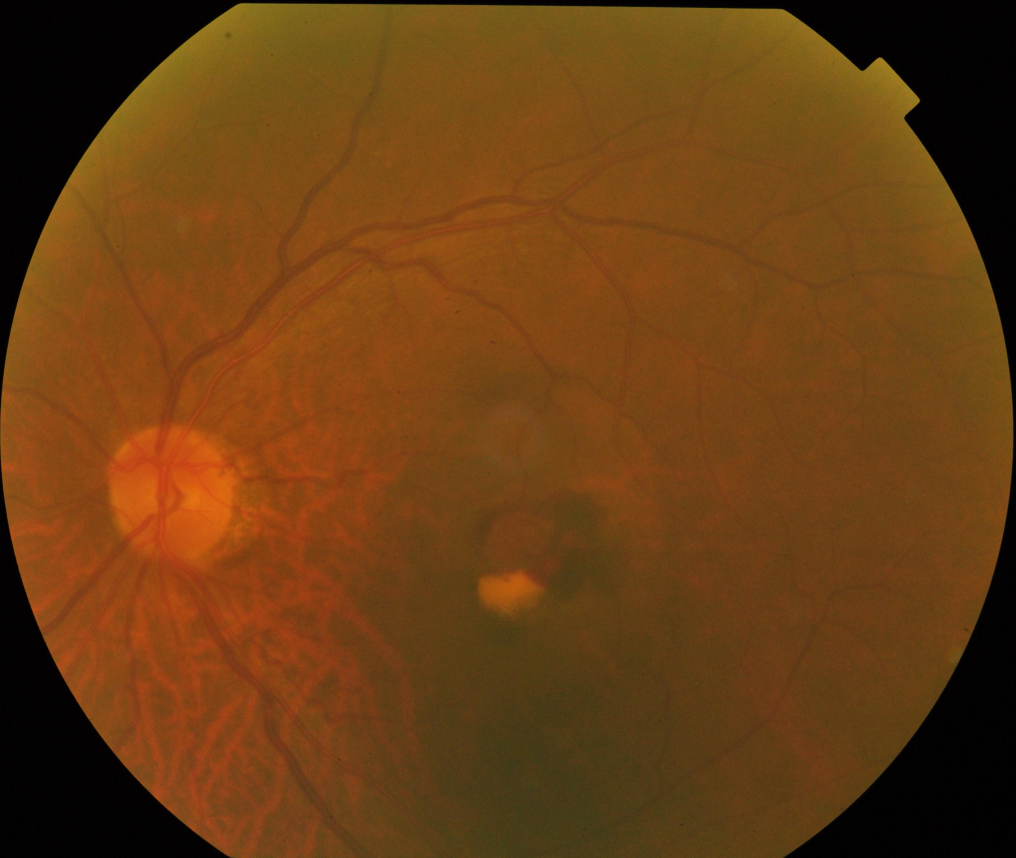
#> input picture dataset/test/AbNormal/1ffa9551-8d87-11e8-9daf-6045cb817f5b..JPG, 3046 x 2572 px, found by its file name (shown at 1/3 size)
$ jupyter execute --allow-errors main.ipynb
#> lines starting #> are read from the running program, lines starting #| are printed output that depends on the picture; after the words box and inside, x2 and y2 are one past the last pixel; in counts of white or black regions, pixels touching at a corner belong together
[cell 1]
import cv2
import numpy as np
import matplotlib.pyplot as plt
import os

def extract_features(path):
    # Check if file exists
    if not os.path.exists(path):
        print(f"Error: File not found at {path}")
        return None

    img = cv2.imread(path)
#> img is the input picture: shape (2572, 3046, 3); mean B, G, R 19.5, 61.7, 105.1

    # Check if image was loaded successfully
    if img is None:
        print(f"Error: Could not load image from {path}")
        return None

    gray = cv2.cvtColor(img, cv2.COLOR_BGR2GRAY)

    # ---------- 1. Vessel Segmentation ----------
    green = img[:,:,1]
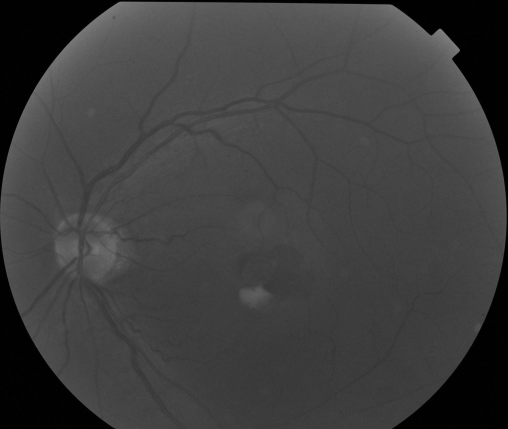
#> green: shape (2572, 3046) (shown at 1/6 size); min 0, max 141, mean 61.7
    blur = cv2.medianBlur(green, 5)
    vessels = cv2.adaptiveThreshold(blur, 255, cv2.ADAPTIVE_THRESH_MEAN_C,
                                    cv2.THRESH_BINARY_INV, 15, 2)
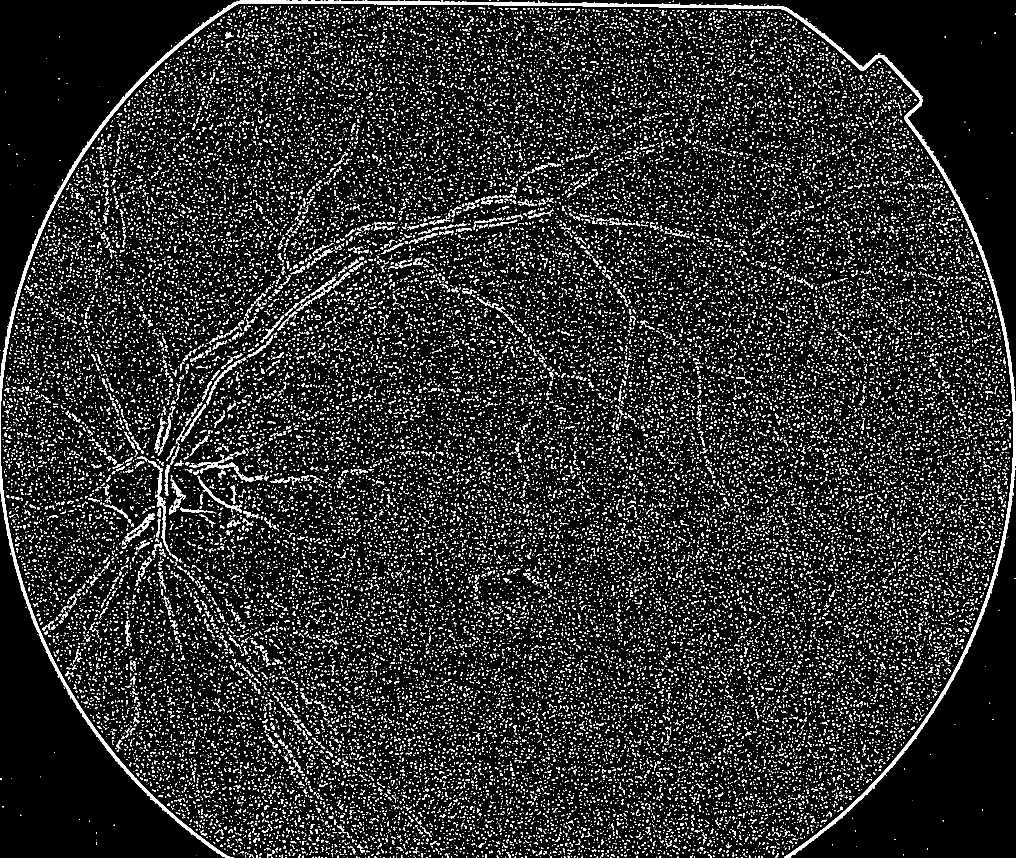
#> vessels: shape (2572, 3046) (shown at 1/3 size); 9.5% white; 49456 white regions (38025 under 20 px)

    plt.figure(figsize=(10, 8))
    plt.subplot(2, 2, 1)
    plt.title("Vessel Segmentation")
    plt.imshow(vessels, cmap="gray")
    plt.axis('off')

    # ---------- 2. Vessel Diameter ----------
    contours,_ = cv2.findContours(vessels, cv2.RETR_TREE, cv2.CHAIN_APPROX_SIMPLE)
#> contours = 50811 contours, 45504 with area under 20; largest, box (x1, y1, x2, y2) and area: (0, 0, 3046, 2572) 60371, (375, 1540, 465, 1627) 1728, (470, 1419, 514, 1666) 1532, (593, 1377, 709, 1409) 940, (593, 1427, 677, 1516) 732
    diameters = [cv2.boundingRect(c)[2] for c in contours if cv2.boundingRect(c)[2]>0]
#> diameters = 50811 items
    avg_diameter = np.mean(diameters) if len(diameters)>0 else 0
#> avg_diameter = 4.18
    vessels_d = img.copy()
    cv2.drawContours(vessels_d, contours, -1, (0,0,255), 1)
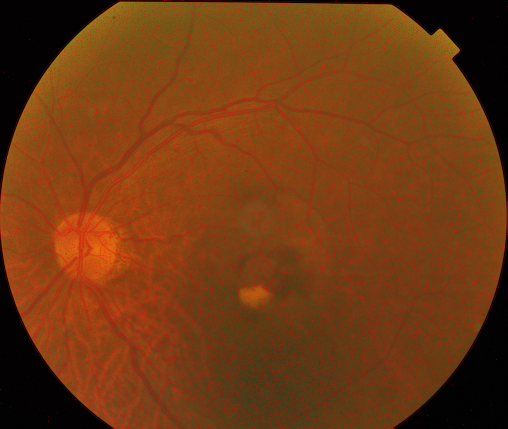
#> vessels_d: shape (2572, 3046, 3) (shown at 1/6 size); mean B, G, R 18.2, 57.5, 113.6

    plt.subplot(2, 2, 2)
    plt.title("Vessel Diameters")
    plt.imshow(cv2.cvtColor(vessels_d, cv2.COLOR_BGR2RGB))
    plt.axis('off')

    # ---------- 3. Vessel Tortuosity ----------
    tort_vals = []
    for c in contours:
        length = cv2.arcLength(c, False)
        x,y,w,h = cv2.boundingRect(c)
        straight = np.sqrt(w**2 + h**2)
        if straight > 0:
            tort_vals.append(length / straight)
#> this loop made 50811 passes
#> (length, x, y, w, h, straight) on passes 3, 4, 7: (0, 1683, 2571, 1, 1, 1.41), (0, 1568, 2571, 1, 1, 1.41), (0, 1246, 2571, 1, 1, 1.41)
#> after the loop, tort_vals = 50811 items
    avg_tortuosity = np.mean(tort_vals) if len(tort_vals)>0 else 0
#> avg_tortuosity = 1.22

    # ---------- 4. Retinal Thickness (intensity proxy) ----------
    retinal_intensity = np.mean(gray)
#> retinal_intensity = 69.87

    # ---------- 5. Fractal Dimension ----------
    def fractal_dimension(Z):
        Z = (Z > 0)
#> Z: shape (2572, 3046) bool; 9.5% white; 49456 white regions (38025 under 20 px), largest, box (x1, y1, x2, y2) and area: (0, 0, 3046, 2572) 67799, (470, 1419, 514, 1666) 1800, (375, 1540, 465, 1627) 1356
        sizes = 2**np.arange(1,6)
        counts = []
        for size in sizes:
            if Z.shape[1]//size > 0 and Z.shape[0]//size > 0:
                counts.append(np.sum(cv2.resize(Z.astype(np.uint8),
                                                (Z.shape[1]//size, Z.shape[0]//size))))
#> after the loop, counts = [213108, 49180, 10720, 2752, 706]
        if len(counts) > 1:
            coeffs = np.polyfit(np.log(sizes[:len(counts)]), np.log(counts), 1)
#> coeffs = [-2.06, 13.66]
            return -coeffs[0]
        return 0
    fd = fractal_dimension(vessels)
#> fd = 2.06

    # ---------- 6. Optic Disc Detection ----------
    circles = cv2.HoughCircles(gray, cv2.HOUGH_GRADIENT, 1, 40,
                               param1=50, param2=30, minRadius=30, maxRadius=80)
#> circles = None
    disc_img = img.copy()
    if circles is not None:
        circles = np.uint16(np.around(circles))
        for (x,y,r) in circles[0]:
            cv2.circle(disc_img,(x,y),r,(0,255,0),2)
            break   # take first circle

    plt.subplot(2, 2, 3)
    plt.title("Optic Disc Detection")
    plt.imshow(cv2.cvtColor(disc_img, cv2.COLOR_BGR2RGB))
    plt.axis('off')

    # ---------- 7. Contrast & Brightness ----------
    contrast = gray.std()
#> contrast = 29.44
    brightness = gray.mean()
#> brightness = 69.87

    # ---------- Display original image ----------
    plt.subplot(2, 2, 4)
    plt.title("Original Image")
    plt.imshow(cv2.cvtColor(img, cv2.COLOR_BGR2RGB))
    plt.axis('off')

    plt.tight_layout()

    # ---------- Return features ----------
    features = {
        "Average Vessel Diameter": avg_diameter,
        "Average Tortuosity": avg_tortuosity,
        "Fractal Dimension": fd,
        "Retinal Intensity": retinal_intensity,
        "Contrast": contrast,
        "Brightness": brightness
    }
#> features = {'Average Vessel Diameter': 4.18, 'Average Tortuosity': 1.22, 'Fractal Dimension': 2.06, 'Retinal Intensity': 69.87, 'Contrast': 29.44, 'Brightness': 69.87}
    return features

# Example usage with proper file path (using raw string to avoid escape sequence issues)
image_path = r"d:\bees\test\AbNormal\1ffa9551-8d87-11e8-9daf-6045cb817f5b..JPG"

# Check if the specific file exists, if not, try to find any image in the directory
if not os.path.exists(image_path):
    abnormal_dir = r"d:\bees\test\AbNormal"
    if os.path.exists(abnormal_dir):
        image_files = [f for f in os.listdir(abnormal_dir) if f.lower().endswith(('.jpg', '.jpeg', '.png'))]
        if image_files:
            image_path = os.path.join(abnormal_dir, image_files[0])
            print(f"Using first available image: {image_files[0]}")
        else:
            print("No image files found in the AbNormal directory")
            image_path = None
    else:
        print("AbNormal directory not found")
        image_path = None

if image_path:
    features = extract_features(image_path)
    if features:
        print("Extracted Features:")
        for key, value in features.items():
            print(f"  {key}: {value:.4f}")
#> this loop made 6 passes
#> (key, value) on passes 1 to 6: ('Average Vessel Diameter', 4.18), ('Average Tortuosity', 1.22), ('Fractal Dimension', 2.06), ('Retinal Intensity', 69.87), ('Contrast', 29.44), ('Brightness', 69.87)
#> (printed output is left out)
        plt.show()
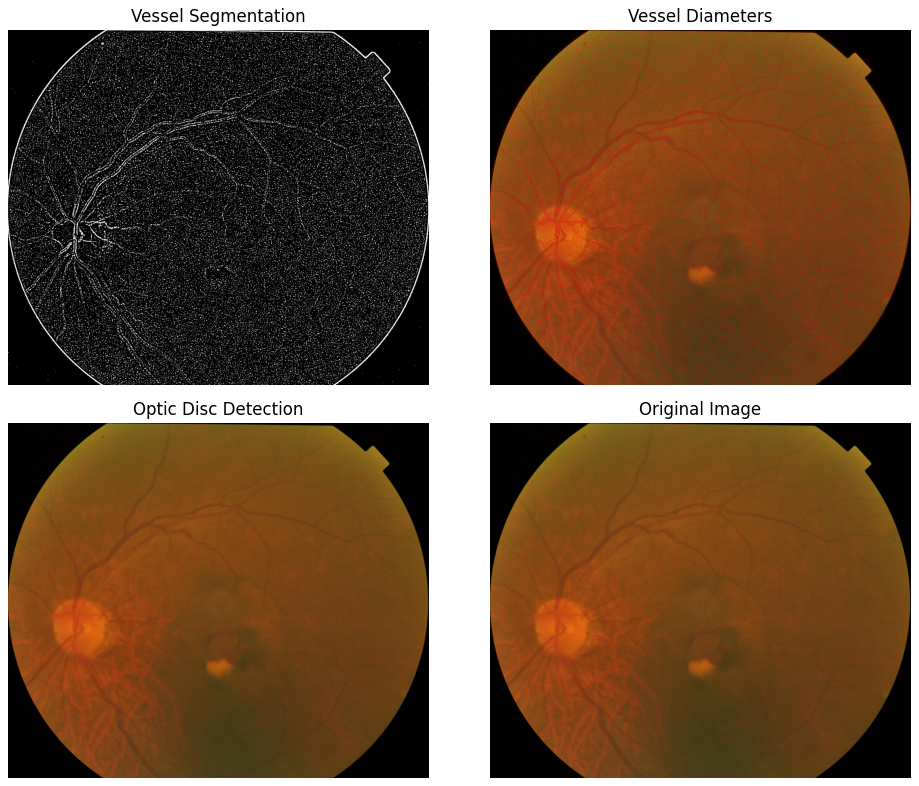
#> figure drawn by matplotlib, 4 panels
    else:
        print("Failed to extract features")
else:
    print("No valid image path found")

[cell 2]
import os
import shutil
import numpy as np
import cv2
import matplotlib.pyplot as plt
from sklearn.metrics import accuracy_score, precision_score, recall_score, f1_score, classification_report, confusion_matrix
import seaborn as sns
import tensorflow as tf
from tensorflow.keras.preprocessing.image import ImageDataGenerator
from tensorflow.keras.applications import EfficientNetB0
from tensorflow.keras.layers import Dense, GlobalAveragePooling2D, Dropout
from tensorflow.keras.models import Model
from tensorflow.keras.optimizers import Adam
from tensorflow.keras.callbacks import EarlyStopping, ReduceLROnPlateau

print("ALZHEIMER'S DETECTION FROM FUNDUS IMAGES")
print("=" * 50)

# Clear Keras cache to avoid shape mismatch errors
cache_paths = [
    os.path.expanduser('~/.keras'),
    os.path.expanduser('~/.cache/tensorflow'),
    os.path.join(os.environ.get('LOCALAPPDATA', ''), 'tensorflow') if os.name == 'nt' else None
]

for cache_path in cache_paths:
    if cache_path and os.path.exists(cache_path):
        try:
            shutil.rmtree(cache_path)
            print(f"Cache cleared: {cache_path}")
        except Exception:
            pass

# Clear TensorFlow session
tf.keras.backend.clear_session()
#> (this line was passed over: tensorflow is not available in this run)
np.random.seed(42)
tf.random.set_seed(42)
#> (this line was passed over: tensorflow is not available in this run)

# [29 lines left out: functions rgb_to_hsi, extract_features, not called in this run]

# Data setup
print("\nDATA PREPARATION")
print("-" * 30)
data_dir = r"d:\bees\dataset"

#> (the rest of this cell did not finish here and is left out)

[cell 3]
import os
import numpy as np
import cv2
import tensorflow as tf
from tensorflow.keras.preprocessing.image import ImageDataGenerator
from tensorflow.keras.models import Sequential
from tensorflow.keras.layers import LSTM, Dense, Dropout
from tensorflow.keras.optimizers import Adam

# ----------------------------
# Data preparation
# ----------------------------
data_dir = r"d:\bees\dataset"

#> (the rest of this cell did not finish here and is left out)

[cell 4]
from tensorflow.keras.layers import GRU

#> (the rest of this cell did not finish here and is left out)

[cell 5]
"""
CNN + LSTM/GRU Hybrid Model for Alzheimer's Detection from Fundus Images
Spatial Feature Extraction (CNN) + Temporal Sequence Learning (RNN)
"""

import os
import numpy as np
import cv2
import matplotlib.pyplot as plt
import seaborn as sns
from sklearn.metrics import accuracy_score, precision_score, recall_score, f1_score, classification_report, confusion_matrix
import tensorflow as tf
from tensorflow.keras.preprocessing.image import ImageDataGenerator
from tensorflow.keras.layers import (Conv2D, MaxPooling2D, GlobalAveragePooling2D,
                                   LSTM, GRU, Dense, Dropout, Reshape, TimeDistributed,
                                   Input, Concatenate)
from tensorflow.keras.models import Model, Sequential
from tensorflow.keras.optimizers import Adam
from tensorflow.keras.callbacks import EarlyStopping, ReduceLROnPlateau
import warnings
warnings.filterwarnings('ignore')

print("CNN + LSTM/GRU HYBRID MODEL FOR ALZHEIMER'S DETECTION")
print("=" * 60)

# Clear session and set seeds
tf.keras.backend.clear_session()
#> (this line was passed over: tensorflow is not available in this run)
np.random.seed(42)
tf.random.set_seed(42)
#> (this line was passed over: tensorflow is not available in this run)

$ run again, with dataset/test/AbNormal/1ffa9552-8d87-11e8-9daf-6045cb817f5b..JPG copied over dataset/test/AbNormal/1ffa9551-8d87-11e8-9daf-6045cb817f5b..JPG
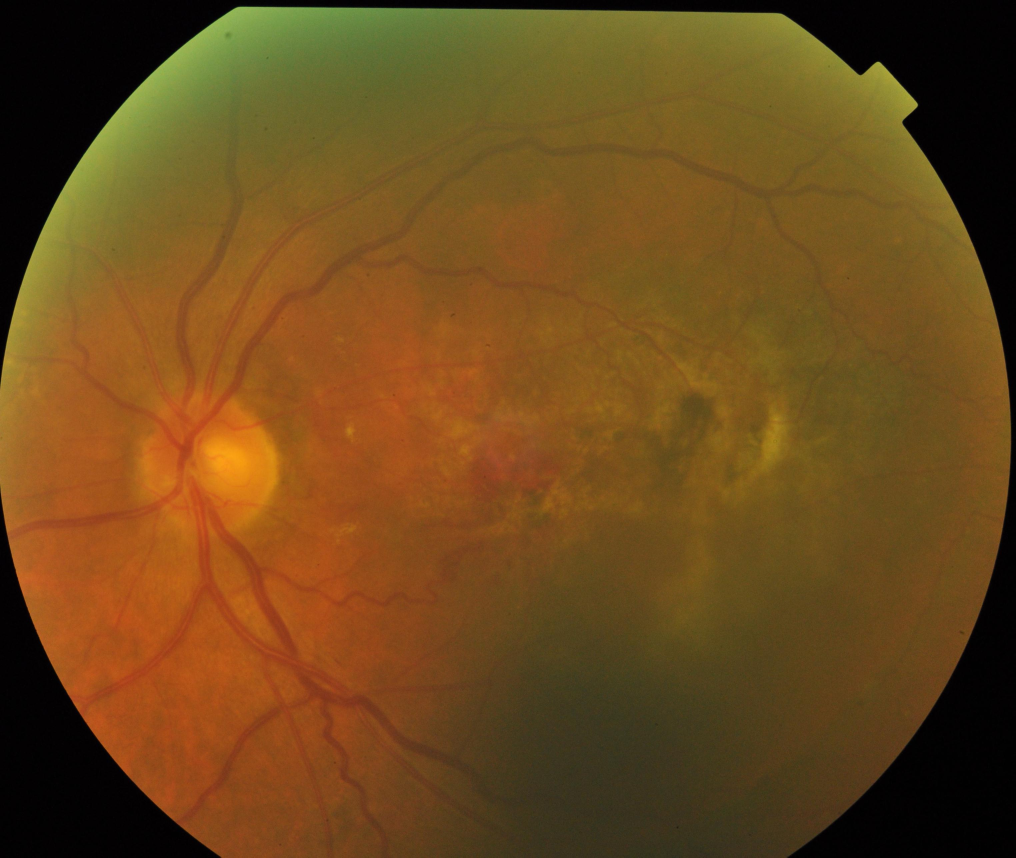
#> input picture dataset/test/AbNormal/1ffa9552-8d87-11e8-9daf-6045cb817f5b..JPG, 3046 x 2572 px, found by its file name (shown at 1/3 size)
#> in extract_features, img is the input picture: shape (2572, 3046, 3); mean B, G, R 28.2, 74, 108.6
#> in extract_features, `vessels = cv2.adaptiveThreshold(blur, 255, cv2.ADAPTIVE_THRESH_MEAN_C,..`:
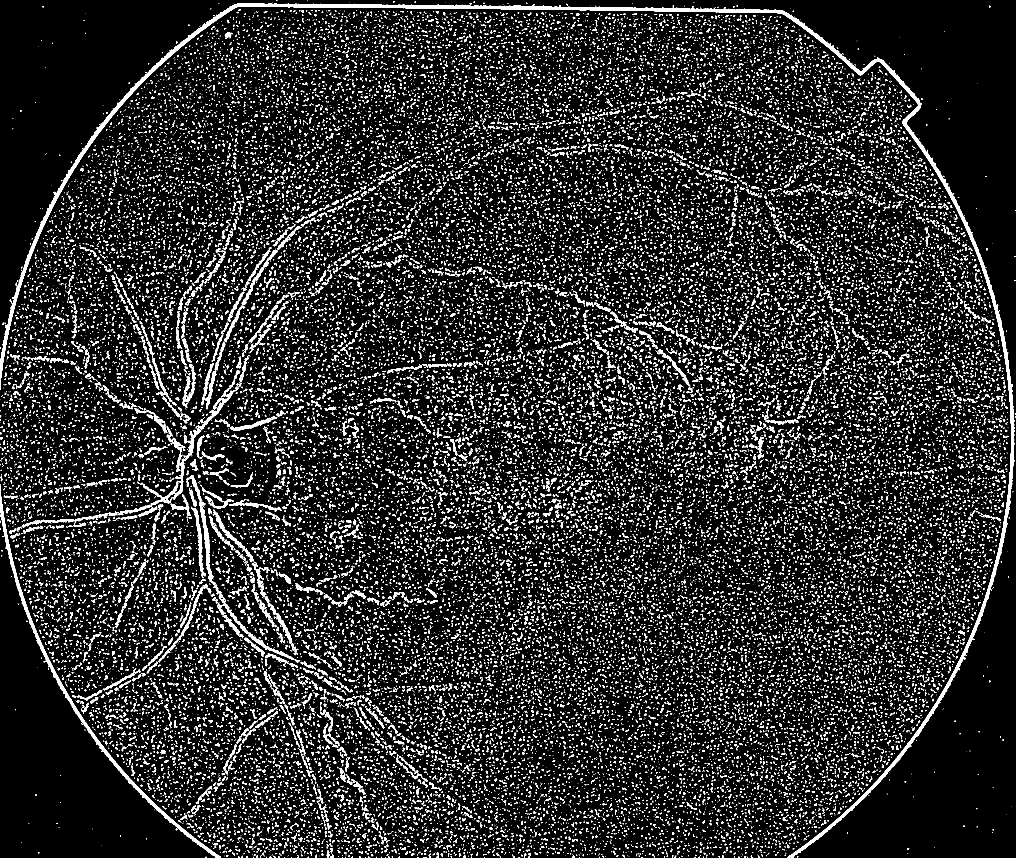
#> vessels: shape (2572, 3046) (shown at 1/3 size); 10% white; 47957 white regions (37101 under 20 px)
#> contours = 50349 contours, 45109 with area under 20; largest, box (x1, y1, x2, y2) and area: (0, 9, 3044, 2572) 53341, (0, 1453, 663, 2572) 10466, (356, 1278, 607, 1546) 4752, (597, 1503, 647, 1754) 2306, (640, 1754, 883, 1980) 2221
#> diameters = 50349 items
#> avg_diameter = 4.26
#> the loop in extract_features, `for c in contours:` made 50349 passes
#> (length, x, y, w, h, straight) on passes 4, 11, 26: (0, 1737, 2571, 1, 1, 1.41), (0, 1156, 2571, 1, 1, 1.41), (7.83, 922, 2570, 5, 2, 5.39)
#> after the loop in extract_features, `for c in contours:`: tort_vals = 50349 items
#> avg_tortuosity = 1.2
#> retinal_intensity = 79.12
#> Z: shape (2572, 3046) bool; 10% white; 47957 white regions (37101 under 20 px), largest, box (x1, y1, x2, y2) and area: (0, 9, 3044, 2572) 59219, (0, 1453, 663, 2572) 11709, (356, 1278, 607, 1546) 5459
#> after the loop in fractal_dimension, `for size in sizes:`: counts = [223517, 51198, 11313, 2781, 723]
#> coeffs = [-2.07, 13.72]
#> fd = 2.07
#> circles = None
#> contrast = 35.79
#> brightness = 79.12
#> in extract_features, `features = { "Average Vessel Diameter": avg_diameter, "Average Tortuos..`: features = {'Average Vessel Diameter': 4.26, 'Average Tortuosity': 1.2, 'Fractal Dimension': 2.07, 'Retinal Intensity': 79.12, 'Contrast': 35.79, 'Brightness': 79.12}
#> the loop `for key, value in features.items():` made 6 passes
#> (key, value) on passes 1 to 6: ('Average Vessel Diameter', 4.26), ('Average Tortuosity', 1.2), ('Fractal Dimension', 2.07), ('Retinal Intensity', 79.12), ('Contrast', 35.79), ('Brightness', 79.12)
#> (printed output is left out)
#> `plt.show()`:
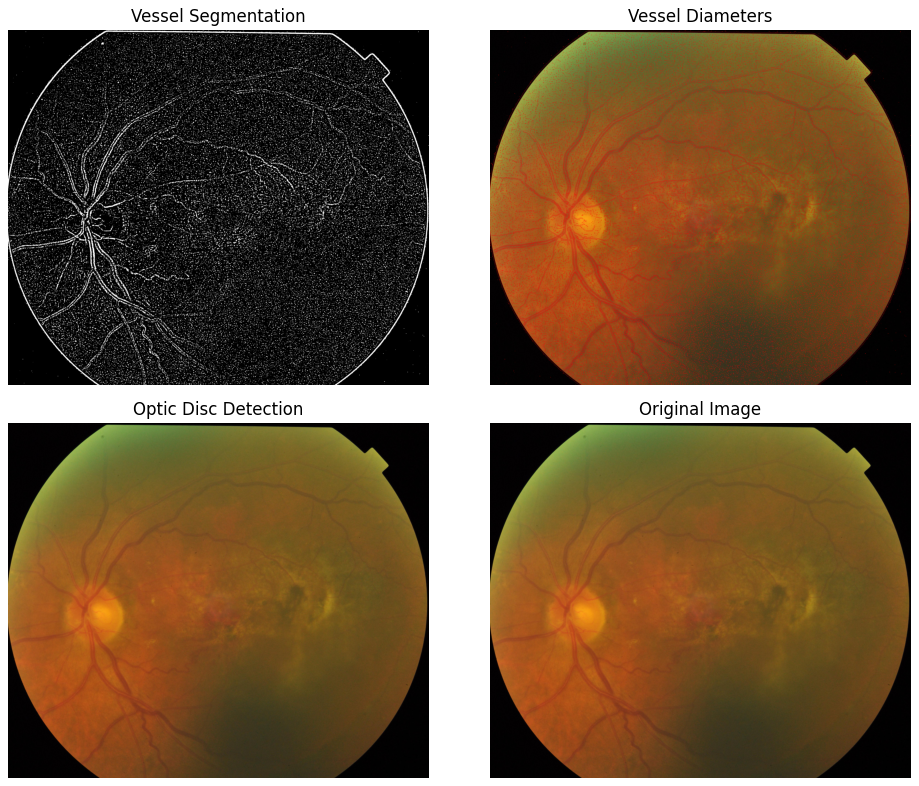
#> figure drawn by matplotlib, 4 panels
